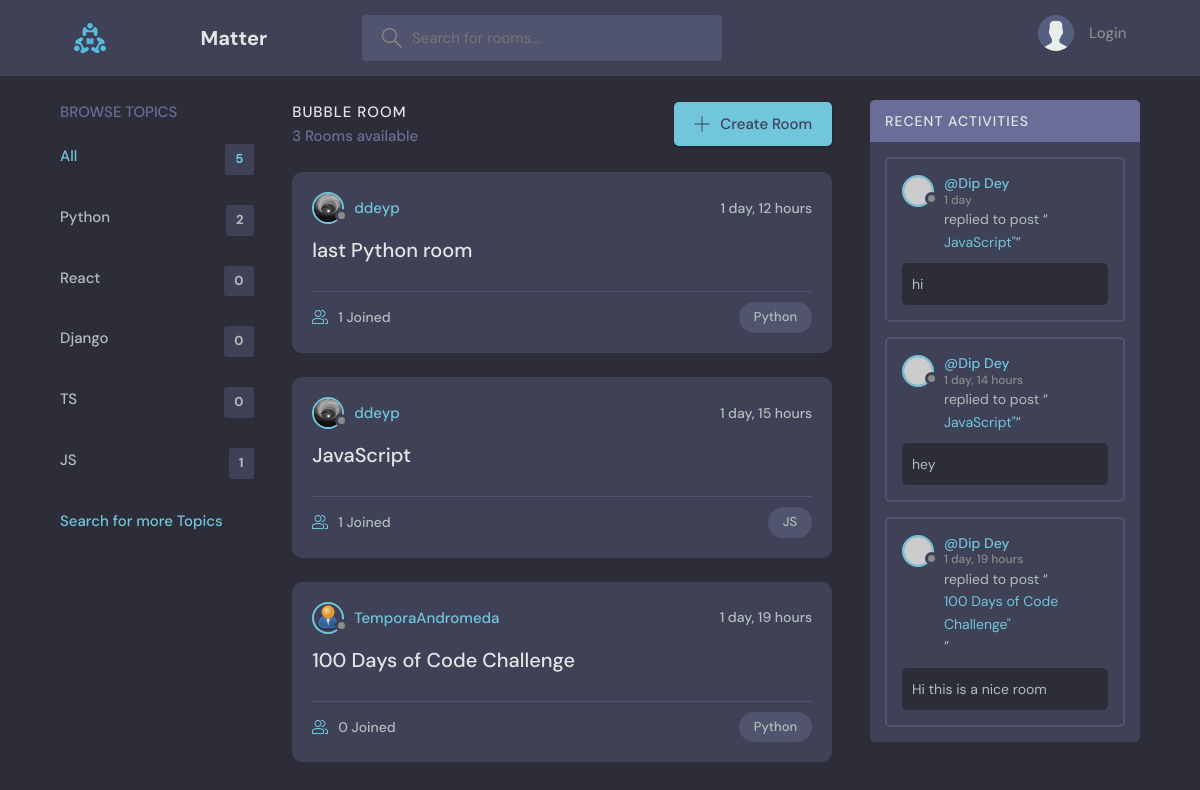
The app's page /room/, older data.
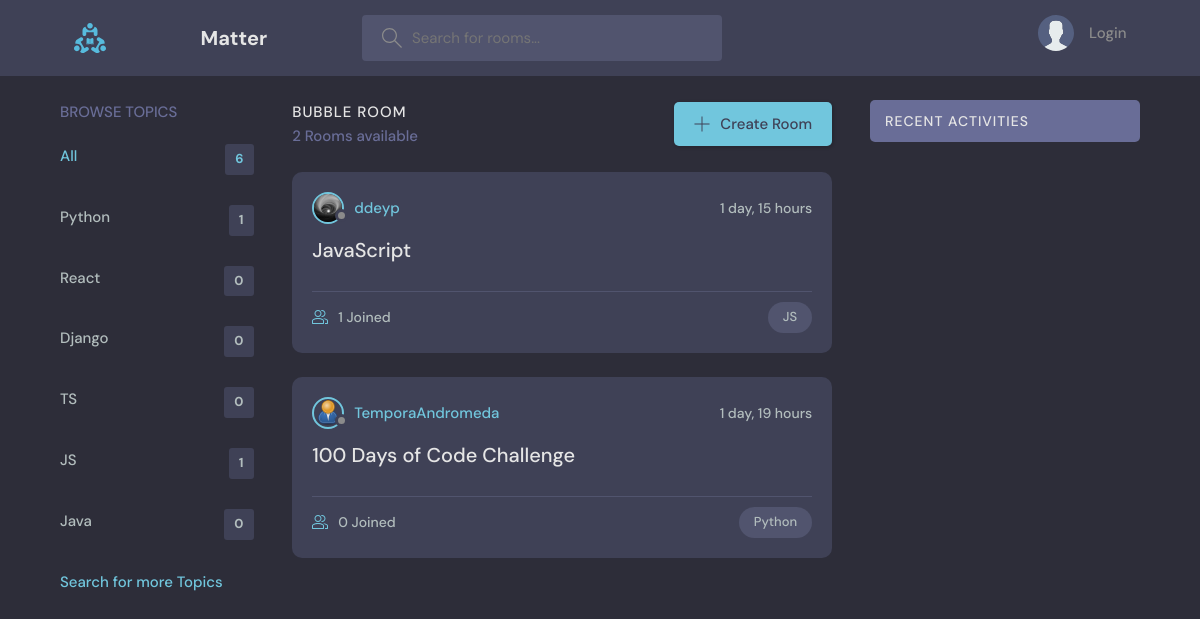
The same page, newer data.
### rooms/models.py (models this page shows, shortened)
class Topic(models.Model):
    name = models.CharField(max_length=200)

class Room(models.Model):
    host = models.ForeignKey(Profile, null=True, blank= True, on_delete=models.SET_NULL)
    topic = models.ForeignKey(Topic, on_delete=models.SET_NULL, null=True)
    name = models.CharField(max_length = 200)
    description = models.TextField(null=True, blank=True)
    participants = models.ManyToManyField(Profile, related_name='participants', blank=True)
    updated = models.DateTimeField(auto_now=True)
    created = models.DateTimeField(auto_now_add=True)
    id = models.UUIDField(default=uuid.uuid4, unique = True, primary_key=True, editable= False)
    class Meta:
        ordering =['-updated', '-created']
    def __str__(self):
        return self.name

class Replies(models.Model):
    user = models.ForeignKey(Profile, null=True, blank= True, on_delete=models.SET_NULL)
    room = models.ForeignKey(Room, on_delete=models.CASCADE)
    body = models.TextField()
    updated = models.DateTimeField(auto_now=True)
    created = models.DateTimeField(auto_now_add=True)
    id = models.UUIDField(default=uuid.uuid4, unique = True, primary_key=True, editable= False)
    def __str__(self):
        return self.body[0:50]
    class Meta:
        ordering =['-updated', '-created']

### users/models.py (models this page shows, shortened)
class Profile(models.Model):
    user = models.OneToOneField(User, on_delete = models.CASCADE, null=True, blank= True)
    name = models.CharField(max_length=200, blank=True, null=True)
    username = models.CharField(max_length=200, blank=True, null=True)
    email= models.EmailField(max_length=500, blank=True, null=True)
    location = models.CharField(max_length=200, blank=True, null=True)
    bio = models.TextField(null=True, blank=True)
    short_intro = models.TextField(blank=True, null=True)
    social_twitter = models.CharField(max_length=200, blank=True, null=True)
    social_linkedin = models.CharField(max_length=200, blank=True, null=True)
    social_youtube = models.CharField(max_length=200, blank=True, null=True)
    social_website = models.CharField(max_length=200, blank=True, null=True)
    social_instagram = models.CharField(max_length=200, blank=True, null=True)
    social_github = models.CharField(max_length=200, blank=True, null=True)
    profile_image = models.ImageField(null=True, blank=True, upload_to='profiles/', default = 'profiles/user-default.png')
    id = models.UUIDField(default=uuid.uuid4, unique = True, primary_key=True, editable= False)
    created_at = models.DateTimeField(auto_now_add=True)
    @property
    def imageURL(self):
        try:
            url = self.profile_image.url
        except:
            url = ''
        return url

### rooms/views.py (the view)
# urls.py: path('', views.home, name='home'),
def home(request):
    q = request.GET.get('q') if request.GET.get('q') != None else ''
    rooms = Room.objects.filter(Q(topic__name__icontains = q) | Q(name__icontains = q) | Q(description__icontains = q))
    topics = Topic.objects.all()
    room_count = rooms.count()
    room_replies = Replies.objects.filter(Q(room__topic__name__icontains = q))
    context ={'rooms': rooms, 'topics': topics, 'room_count': room_count, 'room_messages': room_replies}
    return render(request,'rooms/home.html', context)

### rooms/templates/rooms/home.html (shortened to what this page needs)
{% extends 'main2.html' %}
{% block content %}
    <main class="layout layout--3">
      <div class="container">
        {% include 'rooms/topics_components.html' %}
        <div class="roomList">
          <div class="roomList__header">
            <div>
              <h2>Bubble Room</h2>
              <p>{{room_count}} Rooms available</p>
            </div>
            <a class="btn btn--main" href="{% url 'create-room' %}">
              <svg version="1.1" xmlns="http://www.w3.org/2000/svg" width="32" height="32" viewBox="0 0 32 32">
                <title>add</title>
                <path
                  d="M16.943 0.943h-1.885v14.115h-14.115v1.885h14.115v14.115h1.885v-14.115h14.115v-1.885h-14.115v-14.115z"
                ></path>
              </svg>
              Create Room
            </a>
          </div>
          {% include 'rooms/feed_component.html' %}
        </div>
        {% include 'rooms/activity_component.html' %}
      </div>
    </main>
{% endblock %}

### rooms/templates/rooms/topics_components.html
 <div class="topics">
    <div class="topics__header">
      <h2>Browse Topics</h2>
    </div>
    <ul class="topics__list">
      <li>
        <a href="{% url 'home' %}" class="active">All <span>{{topics.count}}</span></a>
      </li>
      {% for topic in topics %}
      <li>
        <a href="{% url 'home' %}?q={{topic.name}}">{{topic.name}}<span>{{topic.room_set.all.count}}</span></a>
      </li>
      {% endfor %}
    </ul>
    <a class="btn btn--link">
      Search for more Topics
    </a>
  </div>

### rooms/templates/rooms/feed_component.html (shortened to what this page needs)
{% for room in rooms %}
<div class="roomListRoom">
    <div class="roomListRoom__header">
      <a href="{% url 'room-profile' room.host.id %}" class="roomListRoom__author">
        <div class="avatar avatar--small">
          <img src="{{room.host.imageURL}}" />
        </div>
        <span>{{room.host.username}}</span>
      </a>
      <div class="roomListRoom__actions">
        <span>{{room.created|timesince}}</span>
      </div>
    </div>
    <div class="roomListRoom__content">
      <a href="{% url 'rooms' room.id %}">{{room.name}}</a>
    </div>
    <div class="roomListRoom__meta">
      <a href="{% url 'rooms' room.id %}" class="roomListRoom__joined">
        {{room.participants.all.count}} Joined
      </a>
      <p class="roomListRoom__topic">{{room.topic.name}}</p>
    </div>
  </div>
{% endfor %}

### rooms/templates/rooms/activity_component.html (shortened to what this page needs)
        <div class="activities">
            <div class="activities__header">
              <h2>Recent Activities</h2>
            </div>
            {% for message in room_messages %}
            <div class="activities__box">
              <div class="activities__boxHeader roomListRoom__header">
                <a href="{% url 'room-profile' message.user.id %}" class="roomListRoom__author">
                  <div class="avatar avatar--small">
                    <img src="https://randomuser.me/api/portraits/women/11.jpg" />
                  </div>
                  <p>
                    @{{message.user.name}}
                    <span>{{message.created|timesince}}</span>
                  </p>
                </a>
              </div>
              <div class="activities__boxContent">
                <p>replied to post “<a href="{% url 'rooms' message.room.id %}">{{message.room}}"</a>”</p>
                <div class="activities__boxRoomContent">
                  {{message}}
                </div>
              </div>
            </div>
            {% endfor %}
          </div>

Row changes from the older to the newer data that the page shows:
removed Room: host.imageURL (picture), host.username "ddeyp", created "1 day, 12 hours", name "last Python room", participants.all.count "1", topic.name "Python"
removed Replies: user.name "Dip Dey", created "1 day", room "JavaScript", body "hi"
removed Replies: user.name "Dip Dey", created "1 day, 14 hours", room "JavaScript", body "hey"
removed Replies: user.name "Dip Dey", created "1 day, 19 hours", room "100 Days of Code Challenge", body "Hi this is a nice room"
computed for Topic "Python": room_set.all.count "2" → "1"
added Topic: name "Java", room_set.all.count "0"
Text that changed along with them:
{{ topics.count }}: "5" → "6"
{{ room_count }}: "3" → "2"
